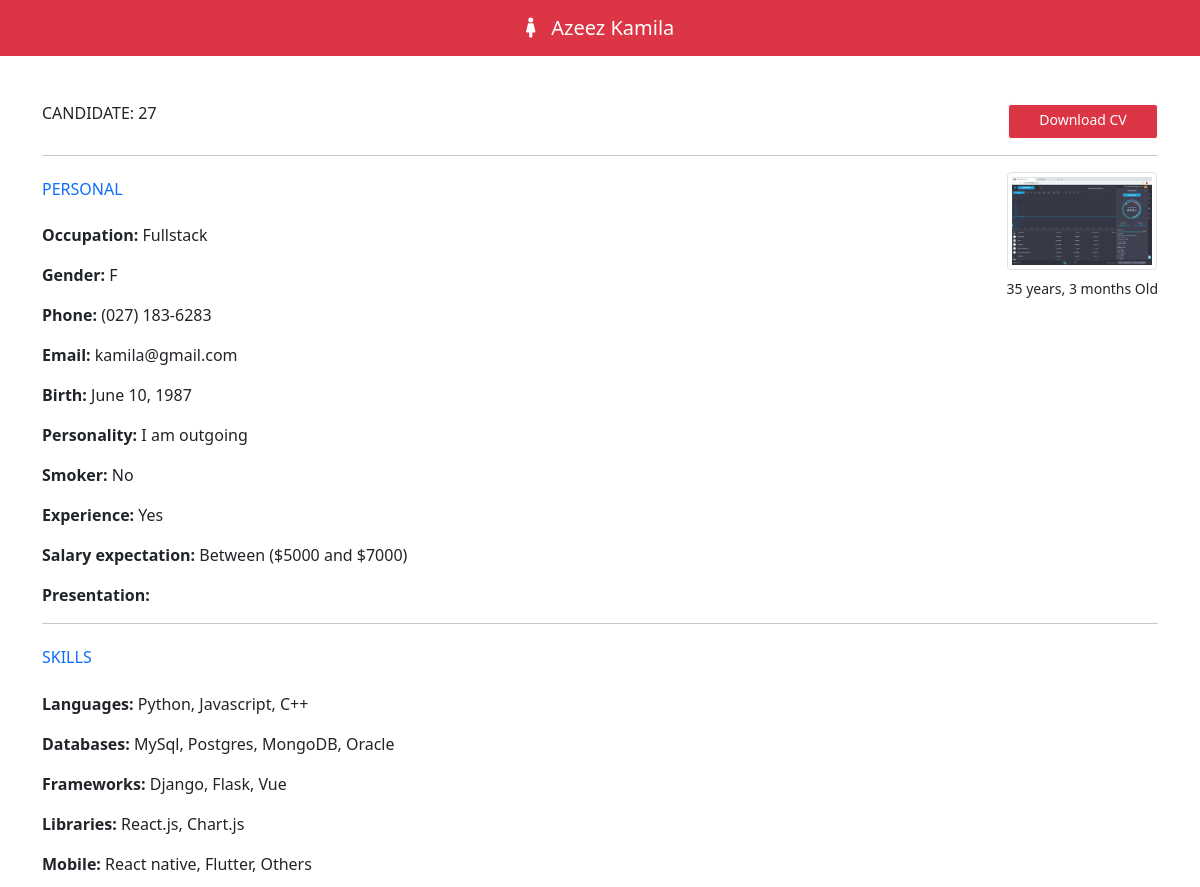
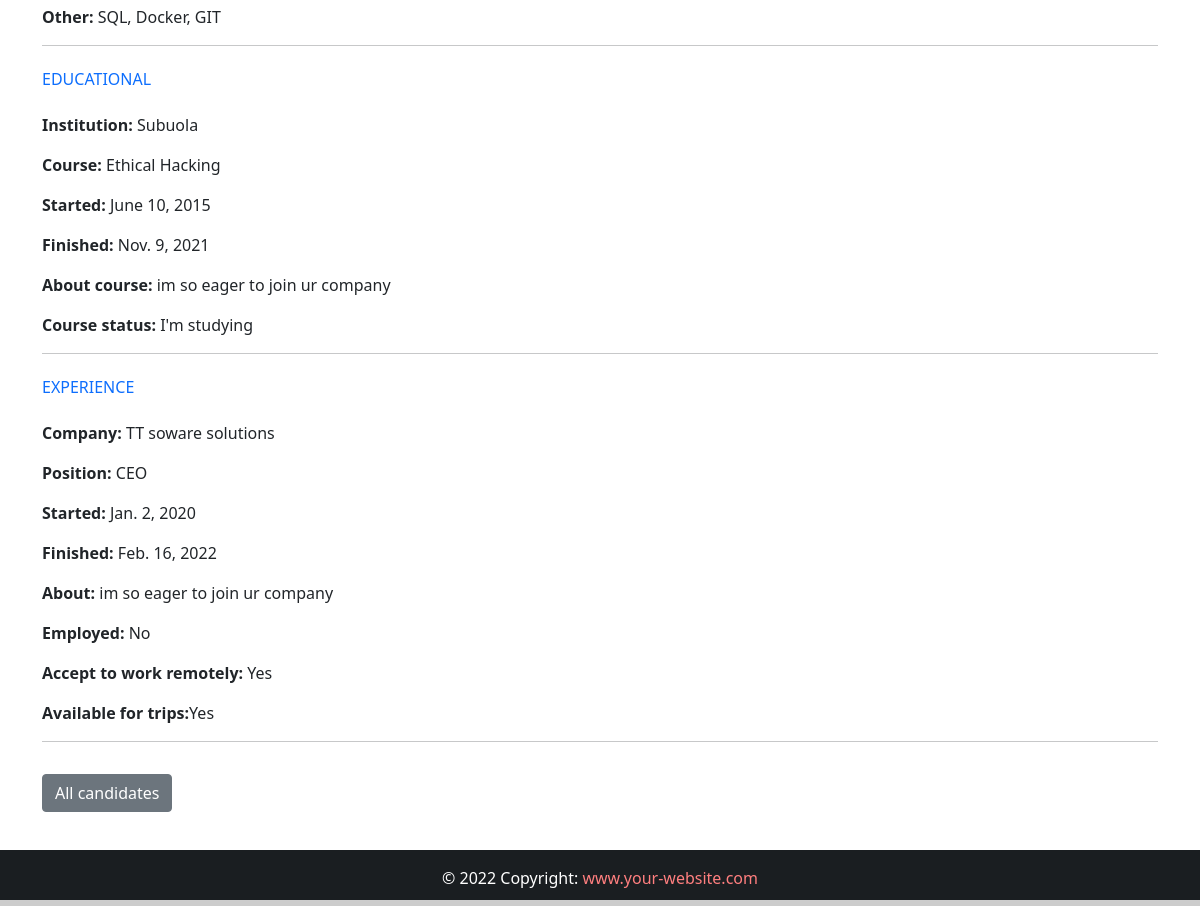
The page /candidate/27/ (signed in) on the database its author committed (2 pictures, top to bottom).
### app/models.py (models this page shows, shortened)
class candidate(models.Model):
    first_name = models.CharField(max_length=50)
    last_name = models.CharField(max_length=50)
    job = models.CharField(max_length=5, verbose_name='Job code')
    birth =models.DateField(auto_now=False, auto_now_add=False, verbose_name='Birthday')
    phone = models.CharField(max_length=18)
    personality = models.CharField(max_length=50, null=True, choices=PERSONALITY)
    salary = models.CharField(max_length=50, verbose_name='Salary expectation')
    gender = models.CharField(max_length=7)
    experience = models.BooleanField(null=True)
    smoker = models.CharField(max_length=10, null=True, choices=SMOKER, default="")
    email = models.EmailField(max_length=50)
    message = models.TextField(verbose_name='Presentation')
    file = models.FileField(upload_to='resume', blank=True, verbose_name='Resume')
    image = models.ImageField(upload_to='photo', blank=True, verbose_name='Photo')
    created_at = models.DateTimeField(auto_now_add=True)
    updated_at = models.DateTimeField(auto_now=True)
    Situation = models.CharField(max_length=50, null=True, choices=SITUATION, default='Pending')
    company_note = models.TextField(blank=True)
    frameworks = MultiSelectField(choices=FRAMEWORKS, default="", max_length=50)
    languages = MultiSelectField(choices=LANGUAGES, default="", max_length=50)
    databases = MultiSelectField(choices=DATABASES, default="", max_length=50)
    libraries = MultiSelectField(choices=LIBRARIES, default="", max_length=50)
    mobile = MultiSelectField(choices=MOBILE, default="", max_length=50)
    others = MultiSelectField(choices=OTHERS, default="", max_length=50)
    institution = models.CharField(max_length=50)
    course = models.CharField(max_length=50)
    started_course = models.DateField(auto_now=False, auto_now_add=False)
    finished_course = models.DateField(auto_now=False, auto_now_add=False)
    about_course = models.TextField()
    status_course = models.CharField(max_length=50, null=True, choices=STATUS_COURSE)
    company = models.CharField(max_length=50)
    position = models.CharField(max_length=50)
    started_job = models.DateField(auto_now=False, auto_now_add=False)
    finished_job = models.DateField(auto_now=False, auto_now_add=False)
    about_job = models.TextField()
    employed = models.BooleanField(null=True, verbose_name='I am employed')
    remote = models.BooleanField(null=True, verbose_name='I agree to work remotely')
    travel = models.BooleanField(null=True, verbose_name="I'm available for travel")

### app/views.py (the view)
# urls.py: path('candidate/<int:candidate_id>/', views.Candidate, name='candidate'),
@login_required(login_url='loginpage')
@cache_control(no_cache=True, must_revalidate=True, no_store=True)
def Candidate(request, candidate_id):
    candidateObj = get_object_or_404(candidate, id=candidate_id)
    context= {
        'candidate': candidateObj
    }
    return render(request, 'app/candidate.html', context)

### app/templates/app/candidate.html (shortened to what this page needs)
{% extends 'base.html' %}
{% block navbar %}
    {% if candidate.gender == 'F' %}
        bg-danger
    {% else %}
        bg-primary
    {% endif %}
{% endblock navbar %}
{% block nav-content %}
<a class="navbar-brand flex-grow-1 text-center text-lighy" style="left:50%; transform: translateX(-50%); position: relative;">
    <i class="fas {% if candidate.gender == 'F' %} fa-female {% else %} fa-male{% endif %} f-size">
    </i>&nbsp;&nbsp; {{candidate.first_name}} {{candidate.last_name}}
</a>
{% endblock nav-content %}
{% block footer-color %}
    {% if candidate.gender == 'F' %}
        style="color: #ff7f7f;"
    {% else %}
        style="color: #89cff0;"
    {% endif %}
{% endblock footer-color %}
{% block content %}
<div class="container mt-5">
    <div class="d-flex justify-content-between">
        <h6 class="mb-3">CANDIDATE: {{ candidate.id}}</h6>
        <a class="btn {% if candidate.gender == 'F' %} btn-danger {% else %} btn-primary {% endif %} btn-sm border-light"
            href="{{candidate.file.url}}"
            style="width: 150px;">Download CV</a>
    </div>
    <hr>
    <div class="float-end">
        <img src="{{candidate.image.url}}" class="img-fluid img-thumbnail" width="150" height="150">
        <div class="text-center mt-2" style="font-size: 14px;">{{candidate.birth|timesince}} Old</div>
    </div>
    <h6 class="text-primary mb-4 mt-4">PERSONAL</h6>
    {% if candidate.job == 'FR-22' %}
    <p><strong>Occupation:</strong> Frontend</p>
    {% elif candidate.job == 'BA-10' %}
    <p><strong>Occupation:</strong> Backend</p>
    {% else %}
    <p><strong>Occupation:</strong> Fullstack</p>
    {% endif %}
    <p><strong>Gender:</strong> {{candidate.gender}}</p>
    <p><strong>Phone:</strong> {{candidate.phone}}</p>
    <p><strong>Email:</strong> {{candidate.email}}</p>
    <p><strong>Birth:</strong> {{candidate.birth}}</p>
    <p><strong>Personality:</strong> {{candidate.personality}}</p>
    {% if candidate.smoker == '1' %}
    <p><strong>Smoker:</strong> Yes</p>
    {% else %}
    <p><strong>Smoker:</strong> No</p>
    {% endif %}
    {% if candidate.experience == True %}
    <p><strong>Experience:</strong> Yes</p>
    {% else %}
    <p><strong>Experience:</strong> <span class="text-danger">No</span></p>
    {% endif %}
    <p><strong>Salary expectation:</strong> {{candidate.salary}}</p>
    <p><strong>Presentation:</strong> {{candidate.message}}</p>
    <hr>
    <h6 class="text-primary mb-4 mt-4">SKILLS</h6>
    <p><strong>Languages:</strong> {{candidate.languages}}</p>
    <p><strong>Databases:</strong> {{candidate.databases}}</p>
    <p><strong>Frameworks:</strong> {{candidate.frameworks}}</p>
    <p><strong>Libraries:</strong> {{candidate.libraries}}</p>
    <p><strong>Mobile:</strong> {{candidate.mobile}}</p>
    <p><strong>Other:</strong> {{candidate.others}}</p>
    <hr>
    <h6 class="text-primary mb-4 mt-4">EDUCATIONAL</h6>
    <p><strong>Institution:</strong> {{candidate.institution}}</p>
    <p><strong>Course:</strong> {{candidate.course}}</p>
    <p><strong>Started:</strong> {{candidate.started_course}}</p>
    <p><strong>Finished:</strong> {{candidate.finished_course}}</p>
    <p><strong>About course:</strong> {{candidate.about_course}}</p>
    {% if candidate.status_course == 'I took a break' %}
    <p><strong>Course status: </strong><span class="text-danger">{{candidate.status_course}}</span></p>
    {% else %}
    <p><strong>Course status: </strong>{{candidate.status_course}}</p>
    {% endif %}
    <hr>
    <h6 class="text-primary mb-4 mt-4">EXPERIENCE</h6>
    <p><strong>Company:</strong> {{candidate.company}}</p>
    <p><strong>Position:</strong> {{candidate.position}}</p>
    <p><strong>Started:</strong> {{candidate.started_job}}</p>
    <p><strong>Finished:</strong> {{candidate.finished_job}}</p>
    <p><strong>About: </strong> {{candidate.about_job}}</p>
    {% if candidate.employed == True %}
    <p><strong>Employed:</strong> <span class="text-primary">Yes</span></p>
    {% else %}
    <p><strong>Employed:</strong> No</p>
    {% endif %}
    {% if candidate.remote == True %}
    <p><strong>Accept to work remotely:</strong> Yes</p>
    {% else %}
    <p><strong>Accept to work remotely:</strong><span class="text-danger"> No</span></p>
    {% endif %}
    {% if candidate.travel == True %}
    <p><strong>Available for trips:</strong>Yes</p>
    {% else %}
    <p><strong>Available for trips:</strong><span class="text-primary"> No</span></p>
    {% endif %}
    <hr>
    <a href="{% url 'candidates' %}" class="btn btn-secondary mt-3 mb-3">All candidates</a>
</div>
<br>
<br>
<br>
{% endblock content %}

### templates/base.html (shortened to what this page needs)
{% load static %}
<!DOCTYPE html>
<html lang="en">
<head>
    <link href="https://cdn.jsdelivr.net/npm/bootstrap@5.0.2/dist/css/bootstrap.min.css" rel="stylesheet">
    <link rel="stylesheet" href="https://use.fontawesome.com/releases/v5.15.4/css/all.css">
    <link href={% static "css/style.css" %} rel="stylesheet">
</head>
<body>
    <div class="wrapper">
      <header>
        <nav  class="navbar navbar-expand-lg navbar-dark {% block navbar %} bg-dark {% endblock %}">
         <div class="container-fluid">
          {% block nav-content %}{% endblock nav-content %}
        </div>
        </nav>
      </header>
      {% block content %} {% endblock content %}
    </div>
    <footer class="bg-dark text-center text-lg-start" id="footer" style="color: #fff;">
      <div class="text-center p-3" style="background-color: rgba(0, 0, 0, 0.2);">
          &copy; {% now "Y" %} Copyright:
          <a class="text-light" href="#" style="text-decoration: none;">
              <span {% block footer-color %}style="color: #89cff0;" {% endblock footer-color %}>www.your-website.com</span>
          </a>
      </div>
    </footer>
  </body>
</html>

### static/css/style.css (style rules this page uses)
html, body { scroll-behavior: smooth; height: 100%; margin: 0; max-width: 100%; }
.wrapper { min-height: 100%; margin-bottom: -50px; scroll-behavior: smooth; }
#footer, .push { height: 50px; }
a { text-decoration: none !important; }

### rows shown on the page
candidate: first_name "Azeez", last_name "Kamila", id "27", image (picture), birth "35 years, 3 months", gender "F", phone "(027) 183-6283", email "kamila@gmail.com", birth "June 10, 1987", personality "I am outgoing", salary "Between ($5000 and $7000)", languages "Python, Javascript, C++", databases "MySql, Postgres, MongoDB, Oracle", frameworks "Django, Flask, Vue", libraries "React.js, Chart.js", mobile "React native, Flutter, Others", others "SQL, Docker, GIT", institution "Subuola", course "Ethical Hacking", started_course "June 10, 2015", finished_course "Nov. 9, 2021", about_course "im so eager to join ur company", status_course "I'm studying", company "TT soware solutions", position "CEO", started_job "Jan. 2, 2020", finished_job "Feb. 16, 2022", about_job "im so eager to join ur company"
